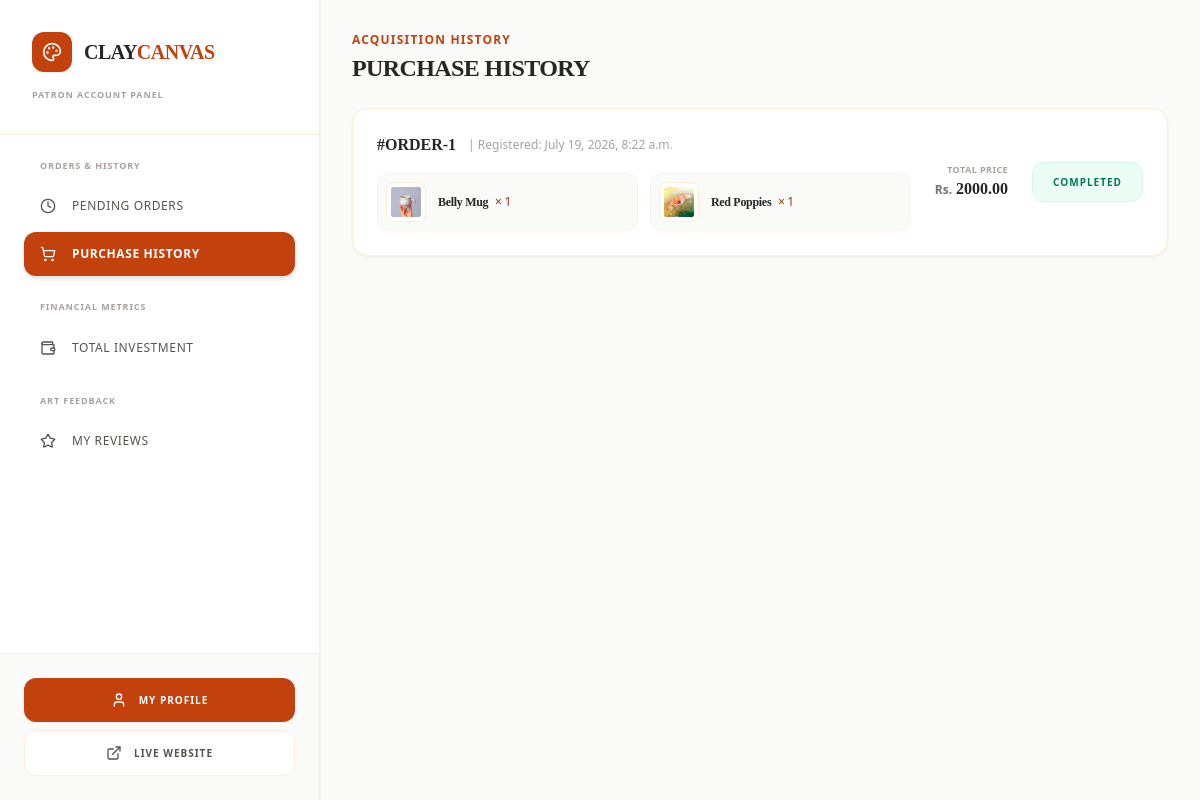
The page /dashboard/?section=my-orders (signed in) on the database as committed earlier.
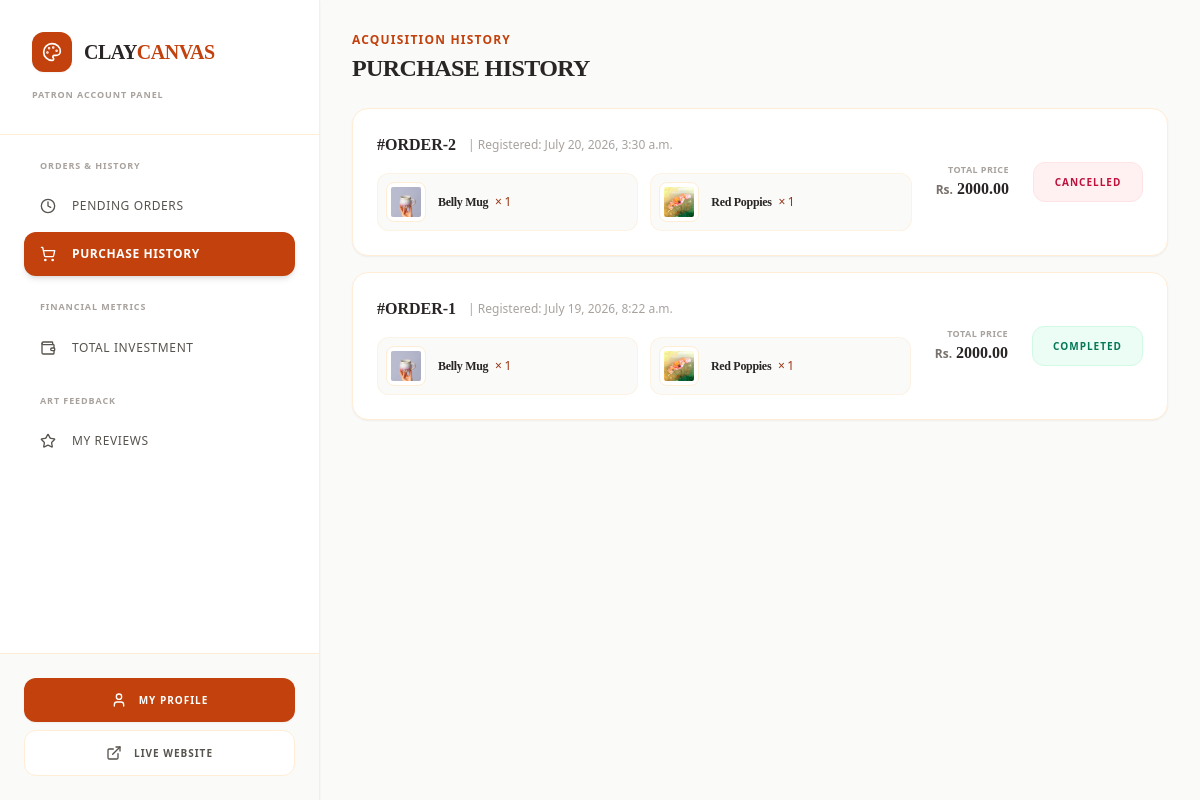
The same page on the database as committed later.
### cc_app/models.py (models this page shows, shortened)
class Order(models.Model):
    class Status(models.TextChoices):
        CONFIRMED = 'confirmed', 'Order Confirmed'
        SHIPPING = 'shipping', 'In Transit'
        DELIVERED = 'delivered', 'Delivered'
        COMPLETED = 'completed', 'Completed'
        CANCELLED = 'cancelled', 'Cancelled'
    class PaymentMethod(models.TextChoices):
        ESEWA = 'esewa', 'eSewa'
        COD = 'cod', 'Cash on Delivery'
    customer = models.ForeignKey(User, on_delete=models.CASCADE, related_name='orders')
    total_amount = models.DecimalField(max_digits=12, decimal_places=2)
    status = models.CharField(max_length=20, choices=Status.choices, default=Status.CONFIRMED)
    transaction_id = models.CharField(max_length=100, blank=True, null=True, help_text="Payment provider tracking reference ID")
    shipping_address = models.TextField()
    payment_method = models.CharField(max_length=20, choices=PaymentMethod.choices, default=PaymentMethod.ESEWA)
    created_at = models.DateTimeField(auto_now_add=True)

class OrderItem(models.Model):
    order = models.ForeignKey(Order, on_delete=models.CASCADE, related_name='items')
    product = models.ForeignKey(Product, on_delete=models.CASCADE)
    price_at_purchase = models.DecimalField(max_digits=10, decimal_places=2)
    quantity = models.PositiveIntegerField(default=1)

class Product(models.Model):
    class Category(models.TextChoices):
        PAINTINGS = 'paintings', 'Original Paintings'
        POTTERY = 'pottery', 'Handmade Pottery'
        CERAMICS = 'ceramics', 'Sculptures & Ceramics'
        PRINTS = 'prints', 'Canvas & Fine Art Prints'
        ACCESSORIES = 'accessories', 'Art Supplies & Displays'
    name = models.CharField(max_length=255)
    category = models.CharField(max_length=30, choices=Category.choices)
    description = models.TextField(help_text="Detailed description of the artwork, dimensions, and materials used.")
    price = models.DecimalField(max_digits=10, decimal_places=2)
    stock = models.PositiveIntegerField(default=1, help_text="Set to 1 for unique, original one-off masterworks.")
    product_image = models.ImageField(upload_to='images/products/')
    is_active = models.BooleanField(default=True)
    created_at = models.DateTimeField(auto_now_add=True)

### cc_app/views/dashboard.py (the view)
# urls.py: path('dashboard/', customer_dashboard_view, name='customer_dashboard'),
@login_required
def customer_dashboard_view(request):
    if request.user.is_staff:
        messages.error(request, "Staff members do not have a customer dashboard.")
        return redirect('/dashboard/admin/')
    section = request.GET.get('section', 'pending-orders')
    context = {
        'section': section,
        'gross_spent': Order.objects.filter(customer=request.user, status='completed').aggregate(total=models.Sum('total_amount'))['total'] or 0,
        'average_spent': Order.objects.filter(customer=request.user, status='completed').aggregate(average=models.Avg('total_amount'))['average'] or 0,
    }
    if section == 'pending-orders':
        context['pending_orders'] = Order.objects.exclude(customer=request.user, status__in=['completed', 'cancelled']).order_by('-created_at')
    elif section == 'my-orders':
        context['orders'] = Order.objects.filter(customer=request.user, status__in=['completed', 'cancelled']).order_by('-created_at')
    elif section == 'total-spent':
        context['total_spent'] = Order.objects.filter(customer=request.user, status='completed')
    elif section == 'my-reviews':
        context['my_reviews'] = None
    return render(request, 'dashboard/customer_dashboard.html', context)

### cc_app/templates/dashboard/customer_dashboard.html (shortened to what the changed rows need)
<!DOCTYPE html>
<html lang="en">
<head>
    {% load static %}
    <link href="{% static 'css/styles.css' %}" rel="stylesheet" />
</head>
<body class="bg-stone-50 flex min-h-screen overflow-hidden text-stone-800 font-sans">
    <aside class="w-80 bg-white flex flex-col shadow-sm relative z-30 border-r border-orange-100">
        <div class="p-8 border-b border-orange-100">
            <div class="flex items-center gap-3">
                <h1 class="text-xl font-bold tracking-tight uppercase font-serif text-stone-950">
                    Clay<span class="text-orange-700">Canvas</span>
                </h1>
            </div>
        </div>
    </aside>
    <main class="flex-grow flex flex-col h-screen overflow-y-auto bg-stone-50 p-6 sm:p-8">
        {% if section == 'pending-orders' or not section %}
            {% include 'dashboard/customer/_pending_orders.html' %}
        {% elif section == 'my-orders' %}
            {% include 'dashboard/customer/_my_orders.html' %}
        {% elif section == 'total-spent' %}
            {% include 'dashboard/customer/_total_spent.html' %}
        {% elif section == 'my-reviews' %}
            {% include 'dashboard/customer/_my_reviews.html' %}
        {% endif %}
    </main>
</body>
</html>

### cc_app/templates/dashboard/customer/_my_orders.html (shortened to what this page needs)
<div class="space-y-6">
    <div>
        <h2 class="text-xs font-bold uppercase tracking-widest text-orange-700 mb-1">Acquisition History</h2>
        <p class="text-2xl font-bold tracking-tight text-stone-950 uppercase font-serif">Purchase History</p>
    </div>
    <div class="space-y-4">
        {% for order in orders %}
            <div class="bg-white border border-orange-100 rounded-2xl p-6 min-h-[140px] flex flex-col lg:flex-row lg:items-center justify-between gap-6 hover:border-orange-200 transition-all shadow-sm group">
                <div class="space-y-4 flex-grow w-full">
                    <div class="flex flex-wrap items-center gap-3">
                        <span class="font-bold text-base text-stone-950 font-serif">#ORDER-{{ order.id }}</span>
                        <span class="text-xs text-stone-400 font-medium">| Registered: {{ order.created_at }}</span>
                    </div>
                    <div class="grid grid-cols-1 sm:grid-cols-2 gap-3 max-w-4xl">
                        {% for item in order.items.all %}
                            <div class="flex items-center gap-3 bg-stone-50 border border-orange-100/60 p-2 rounded-xl">
                                <div class="w-10 h-10 bg-white border border-orange-100 rounded-lg overflow-hidden flex items-center justify-center p-1 shrink-0">
                                    {% if item.product.product_image %}
                                        <img src="{{ item.product.product_image.url }}" alt="{{ item.product.name }}" class="w-full h-full object-cover rounded-sm">
                                    {% else %}
                                        <i data-lucide="palette" class="w-5 h-5 text-stone-300"></i>
                                    {% endif %}
                                </div>
                                <span class="text-stone-800 text-xs font-bold tracking-tight truncate font-serif">
                                    {{ item.product.name }} <span class="text-orange-800 font-sans font-medium ml-1">× {{ item.quantity }}</span>
                                </span>
                            </div>
                        {% endfor %}
                    </div>
                </div>
                <div class="flex flex-wrap sm:flex-nowrap items-center justify-between lg:justify-end gap-6 border-t lg:border-t-0 border-stone-100 pt-4 lg:pt-0 shrink-0 w-full lg:w-auto">
                    <div class="flex flex-col lg:text-right">
                        <span class="text-[9px] uppercase font-bold tracking-wider text-stone-400">Total Price</span>
                        <div class="flex items-baseline gap-0.5">
                            <span class="text-xs font-bold text-stone-500 mr-0.5">Rs.</span>
                            <span class="text-base font-bold text-orange-950 font-serif">{{ order.total_amount }}</span>
                        </div>
                    </div>
                    <div class="shrink-0">
                        {% if order.status == 'completed' %}
                            <div class="bg-emerald-50 border border-emerald-100 text-emerald-700 font-bold h-10 px-5 rounded-xl flex items-center justify-center text-[10px] uppercase tracking-widest select-none min-w-[110px]">
                                Completed
                            </div>
                        {% else %}
                            <div class="bg-rose-50 border border-rose-100 text-rose-700 font-bold h-10 px-5 rounded-xl flex items-center justify-center text-[10px] uppercase tracking-widest select-none min-w-[110px]">
                                Cancelled
                            </div>
                        {% endif %}
                    </div>
                </div>
            </div>
        {% endfor %}
    </div>
</div>

Rows that differ between the two databases and show on the page:
added Order: id "2", created_at "July 20, 2026, 3:30 a.m.", total_amount "2000.00", status "CANCELLED"
added OrderItem: product.product_image (picture), product.name "Belly Mug", quantity "1", shown under "2"
added OrderItem: product.product_image (picture), product.name "Red Poppies", quantity "1", shown under "2"
